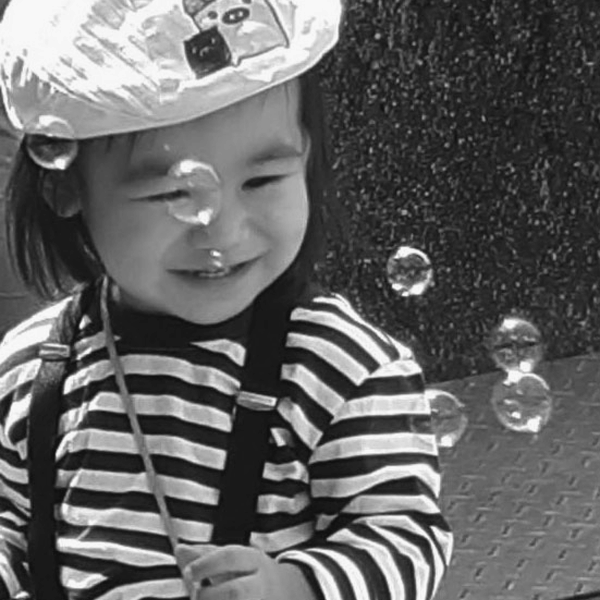
#> input picture Project2/kid.tif, 600 x 600 px
$ python demo.py
#> lines starting #> are read from the running program, lines starting #| are printed output that depends on the picture
from turtle import left
import numpy as np
import cv2
import os, argparse, time
import csv
from matplotlib import pyplot as plt

def get_parser():
    parser = argparse.ArgumentParser(description='Filters demo')
    parser.add_argument('--no_save_img', dest='save_img', action='store_false', default=True)
    parser.add_argument('--no_show_img', dest='show_img', action='store_false', default=True)
    return parser

# Function to map each intensity level to output intensity level.
def pixelVal(pix, r1, s1, r2, s2):
    if (0 <= pix and pix <= r1):
        if r1 == 0:
            return s1
        else:
            return (s1 / r1)*pix
    elif (r1 < pix and pix <= r2):
        return ((s2 - s1)/(r2 - r1)) * (pix - r1) + s1
    else:
        if r2 == 255:
            return s2
        else:
            return ((255 - s2)/(255 - r2)) * (pix - r2) + s2

# Map (rmin, rmax) to (0, 255)
def prep_plot(img):
    # Find min and max value of img pixels
    rmin = np.amin(img)
    rmax = np.amax(img)
    # Define parameters.
    r1 = rmin
    s1 = 0
    r2 = rmax
    s2 = 255
    # Vectorize the function to apply it to each value in the Numpy array.
    pixelVal_vec = np.vectorize(pixelVal)
    # Apply contrast stretching.
    contrast_stretched_img = pixelVal_vec(img, r1, s1, r2, s2)
    return np.array(contrast_stretched_img, dtype = 'uint8')

def plot_and_save(demo_name, gray_imgs, filenames, dpi=150, plot=True, save=True, cv_plot=False):
    size = len(gray_imgs)
    if save:
        root = 'results'
        result_path = os.path.join(root, demo_name)
        imgs_path = os.path.join(result_path, 'imgs')
        if not os.path.exists(root):
            os.mkdir(root)
        if not os.path.exists(result_path):
            os.mkdir(result_path)
        if not os.path.exists(imgs_path):
            os.mkdir(imgs_path)
        for i in range(size):
            img_path = imgs_path + '/' + filenames[i] + '.png'
            plt.figure()
            plt.title(filenames[i])
            plt.tight_layout()
            plt.imshow(gray_imgs[i], cmap='gray')
            plt.savefig(img_path, bbox_inches='tight', dpi=dpi)
        plt.close('all')

    if plot and not cv_plot:
        plt.figure(figsize=(16, 8))
        img_in_row = 4
        r = size // img_in_row + (size % img_in_row > 0)
        c = img_in_row
        for i in range(size):
            plt.subplot(r, c, i+1)
            plt.title(filenames[i])
            plt.imshow(gray_imgs[i], cmap='gray')
        plt.suptitle(demo_name + ' images')
        plt.tight_layout()
        plt.show()
        plt.close('all')

    if cv_plot:
        c = size
        p = 0
        concated_img = []
        for i in range(size):
            cv2.putText(gray_imgs[i], filenames[i], (40, 40), cv2.FONT_HERSHEY_SIMPLEX, 1, (128, 128, 128), 1, cv2.LINE_AA)
        blanks = 4 - size % 4
        for _ in range(blanks):
            gray_imgs.append(np.zeros(gray_imgs[0].shape, dtype='uint8'))
            cv2.putText(gray_imgs[-1], 'BLANK IMG', (gray_imgs[0].shape[1]//2-80, gray_imgs[0].shape[0]//2), cv2.FONT_HERSHEY_SIMPLEX, 1, (255, 255, 255), 1, cv2.LINE_AA)
        while c > 0:
            concated_img.append(cv2.hconcat(gray_imgs[p:p+4]))
            c -= 4
            p += 4
        final_img = cv2.vconcat(concated_img)
        final_img = cv2.resize(final_img, (1280, 720))
        cv2.imshow('imgs', final_img)
        cv2.moveWindow('imgs', 0, 0)
        cv2.waitKey(0)
        cv2.destroyAllWindows()

def Gaussian_Filter(img, lowpass=True, D0=100):
    '''
    Return filtered img and filter H
    '''
    # Create Gaussin Filter: Low Pass Filter in frequenct domain
    M, N = img.shape
    H = np.zeros((M,N), dtype=np.float32)
    D0 = D0 # Cutoff frequency

    xv, yv = np.meshgrid(range(M), range(N), sparse=False)
    H = np.exp(-((xv - M/2)**2 + (yv - N/2)**2) / (2. * D0 * D0))

    if lowpass:
        pass
    else:
        H = 1 - H
    return np.multiply(img, H), H

def padding_img(img, times):
    M, N = img.shape
    zeros_array = np.zeros((M, N * (times-1)), dtype=np.float32)
    img = np.hstack([img, zeros_array])
    zeros_array = np.zeros((M * (times-1), N * (times)), dtype=np.float32)
    img = np.vstack([img, zeros_array])
    return img

def create_minus_xy_array(img):
    M, N = img.shape
    xv, yv = np.meshgrid(range(M), range(N), sparse=False)
    ret = ((xv + yv) % 2) * 2 - 1
    return ret

def find_most_freq(F, num):
    '''
    Find the Top most appearing frequencies
    Rank `num` of them and return rank list
    '''
    M, N = F.shape
    left_half_F = np.abs(F[:M, :N//2])
    pixels = left_half_F.ravel()    # Flatten

    indices =  np.argpartition(pixels, -2)[-num:]
    indices = np.vstack(np.unravel_index(indices, left_half_F.shape)).T
    return indices

def main(parser):
    args = parser.parse_args()

    demo_names = ['kid', 'fruit']
    files_type = ['.tif', '.tif']

    for demo_name, file_type in zip(demo_names, files_type):
        img_list = []
        img_name = []

        file = demo_name + file_type
        print(f'Running {file}')

        # origin img
        img = cv2.imread(file, 0)
#> img is the input picture: shape (600, 600); min 16, max 248, mean 99.4
        origin_size = img.shape
#> origin_size = (600, 600)
        img_list.append(img)
        img_name.append(f'(a) origin {demo_name}')
        F = np.fft.fft2(img)
        F_shift = np.fft.fftshift(F)
        img_list.append(20*np.log(abs(F_shift)))
        img_name.append(f'origin {demo_name} FFT')
        # Padding img to 2M, 2N size
        img = padding_img(img, times=2)
#> in padding_img, `img = np.hstack([img, zeros_array])`:
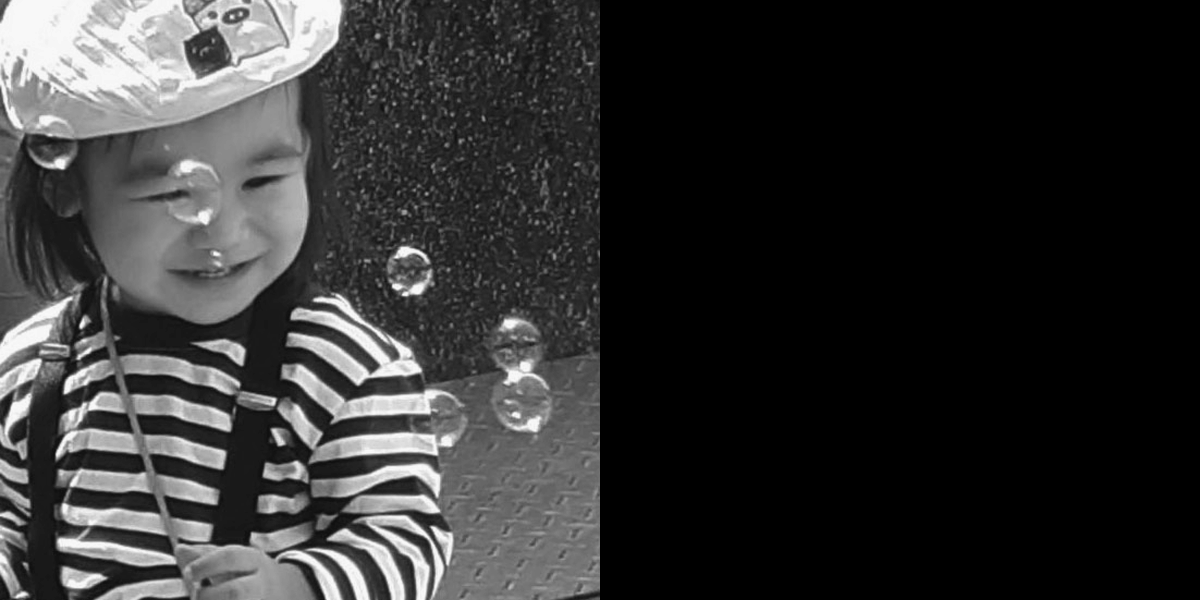
#> img: shape (600, 1200) float32; min 0, max 248, mean 49.7
        img_list.append(img)
        img_name.append(f'(b) padding {demo_name}')
        # img * (-1)^(x+y)
        ret = create_minus_xy_array(img)
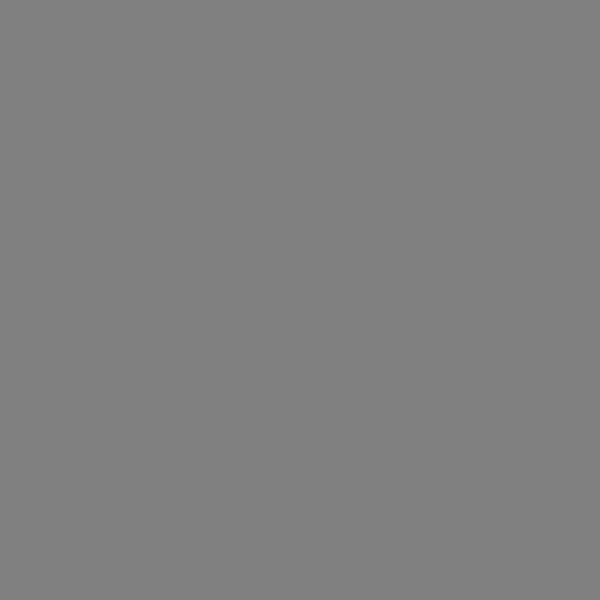
#> ret: shape (1200, 1200) int64 (shown at 1/2 size); values -1 (black) and 1 (white), 50% white in thin lines or dots
        img = np.multiply(img, ret)
        img_list.append(img)
        img_name.append(f'(c) Multiply by (-1)^(x+y)')
        # FFT
        ft_img = np.fft.fft2(img)
        img_list.append(20*np.log(np.abs(ft_img)))
        img_name.append(f'(d) {demo_name} magnitude spectra')
        # Gaussian filtering
        LP_ft_img, filter1 = Gaussian_Filter(ft_img, lowpass=True, D0=100*2)
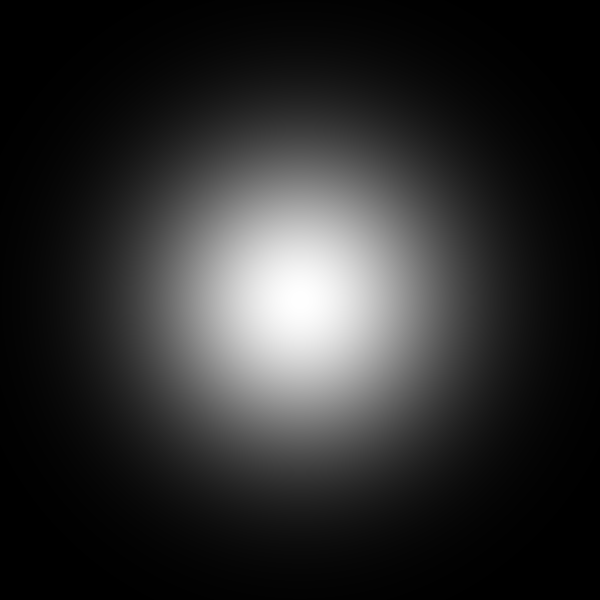
#> filter1: shape (1200, 1200) float64 (shown at 1/2 size); min 0.000123, max 1, mean 0.174
        HP_ft_img, filter2 = Gaussian_Filter(ft_img, lowpass=False, D0=100*2)
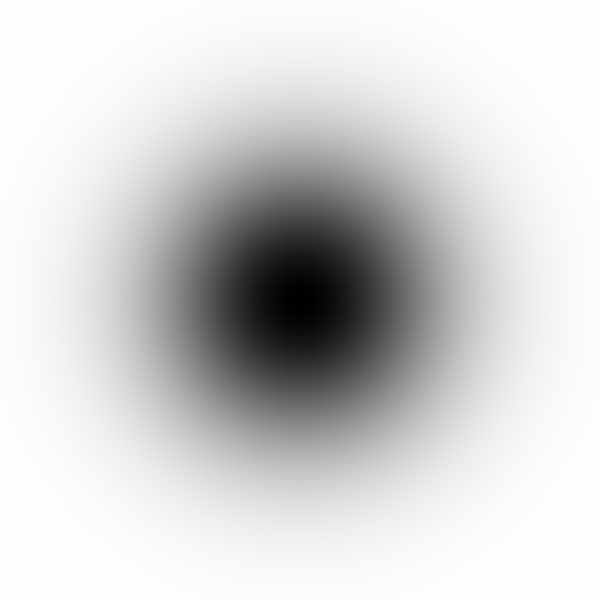
#> filter2: shape (1200, 1200) float64 (shown at 1/2 size); min 0, max 1, mean 0.826
        img_list.append(filter1)
        img_list.append(filter2)
        img_name.append('(e) Gaussian Lowpass filter')
        img_name.append('(e) Gaussian Highpass filter')
        img_list.append((np.abs(LP_ft_img)))
        img_list.append((np.abs(HP_ft_img)))
        img_name.append(f'(f) {demo_name} Gaussian Lowpass filtered')
        img_name.append(f'(f) {demo_name} Gaussian Highpass filtered')
        # Inverse FFT
        LP_ft_img = np.multiply(LP_ft_img, ret)
        HP_ft_img = np.multiply(HP_ft_img, ret)
        LP_ft_img = np.fft.ifft2(LP_ft_img)
        HP_ft_img = np.fft.ifft2(HP_ft_img)
        LP_img = np.abs(np.fft.ifftshift(LP_ft_img))
        HP_img = np.abs(np.fft.ifftshift(HP_ft_img))
        img_list.append(LP_img)
        img_list.append(HP_img)
        img_name.append(f'(g) {demo_name} Lowpass filtered img')
        img_name.append(f'(g) {demo_name} Highpass filtered img')
        # Crop to original image size
        LP_img = LP_img[:origin_size[0], :origin_size[1]]
#> LP_img: shape (600, 600) float64
        HP_img = HP_img[:origin_size[0], :origin_size[1]]
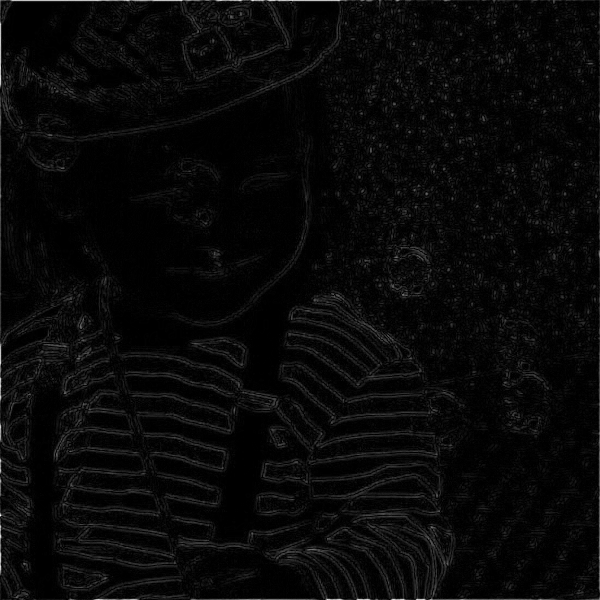
#> HP_img: shape (600, 600) float64; min 7.38e-08, max 93.88, mean 3.3; drawn with min black and max white
        img_list.append(LP_img)
        img_list.append(HP_img)
        img_name.append(f'(h) {demo_name} Lowpass cropped img')
        img_name.append(f'(h) {demo_name} Highpass cropped img')

        most_list = find_most_freq(F_shift, 25)
#> in find_most_freq, `indices =  np.argpartition(pixels, -2)[-num:]`: indices = 25 values, max 95098 at index 1, min 86699 at index 17, mean 90609
#> in find_most_freq, `indices = np.vstack(np.unravel_index(indices, left_half_F.shape)).T`: indices = 25 pairs, first value 288 to 316, second value 292 to 299
#> most_list has the same summary as indices in find_most_freq
        root = 'results'
        result_path = os.path.join(root, demo_name)
        if not os.path.exists(root):
            os.mkdir(root)
        if not os.path.exists(result_path):
            os.mkdir(result_path)
        with open(os.path.join(result_path, 'most_freq(u,v).csv'), 'w', newline='') as f:
            writer = csv.writer(f)
            writer.writerow(['u', 'v'])
            writer.writerows(most_list)

        plot_and_save(
            demo_name,
            img_list,
            img_name,
            dpi=150,
            plot=args.show_img,
            save=args.save_img,
            cv_plot=False,
        )
#> in plot_and_save, `size = len(gray_imgs)`: size = 13
#> in plot_and_save, `plt.close('all')`:
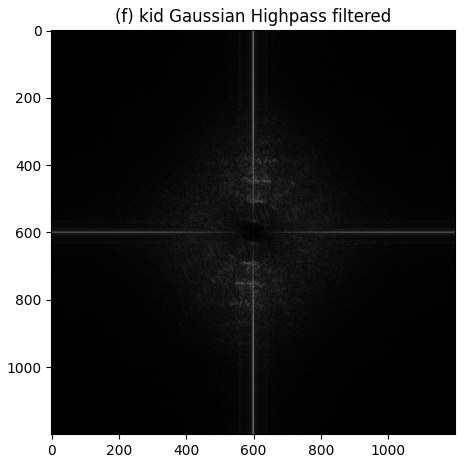
#> figure drawn by matplotlib, 1 panel
#> in plot_and_save, `r = size // img_in_row + (size % img_in_row > 0)`: r = 4
#> in plot_and_save, `plt.show()`:
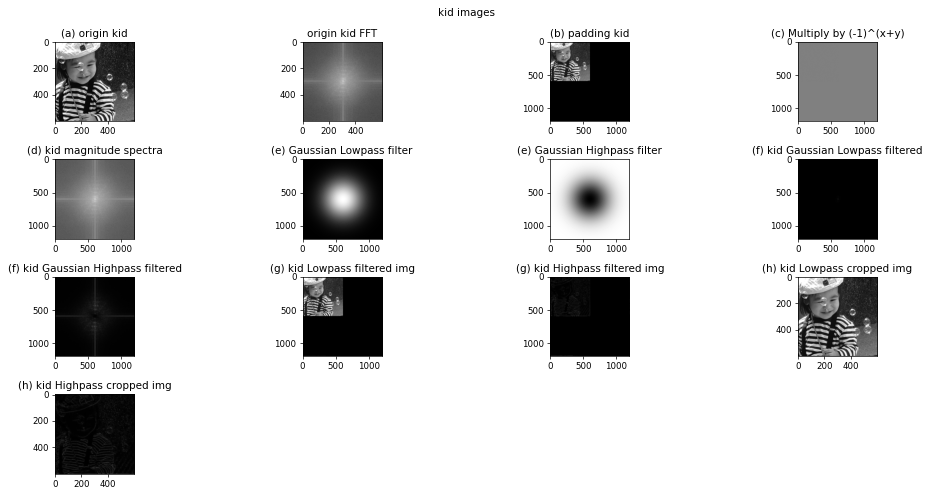
#> figure drawn by matplotlib, 13 panels
#> pass 2 of the loop in main, `for demo_name, file_type in zip(demo_names, files_type):`:
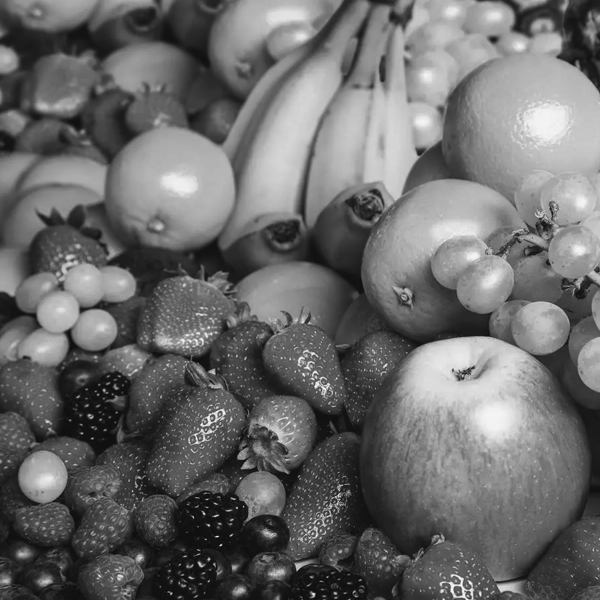
#> input picture Project2/fruit.tif, 600 x 600 px
#> in main, img is the input picture: shape (600, 600); min 8, max 255, mean 106.3
#> in main, `HP_img = HP_img[:origin_size[0], :origin_size[1]]`:
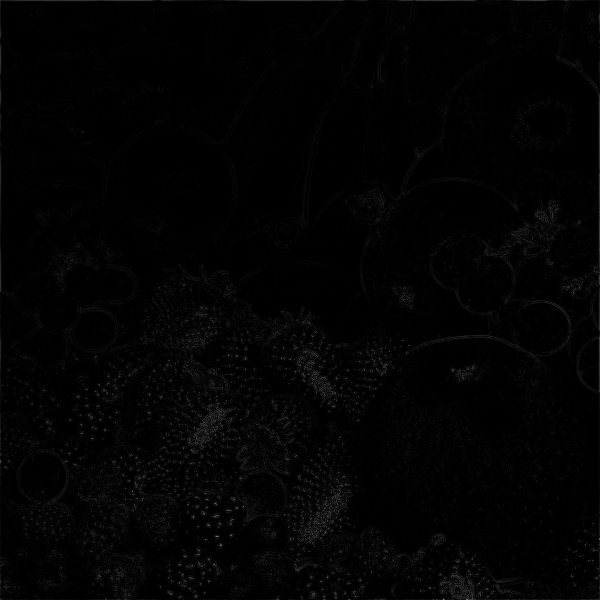
#> HP_img: shape (600, 600) float64; min 4.03e-06, max 124.3, mean 3.3
#> most_list = 25 pairs, first value 295 to 304, second value 291 to 299
#> in plot_and_save (call 2), `plt.show()`:
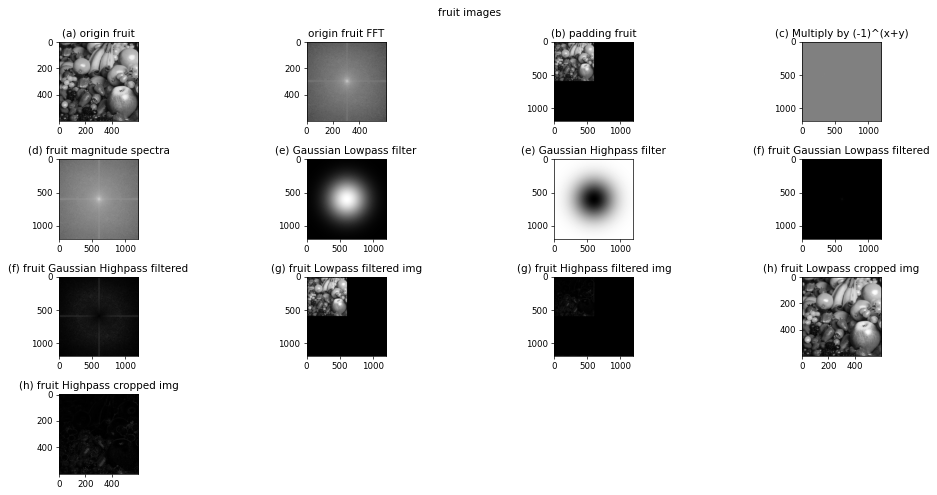
#> figure drawn by matplotlib, 13 panels

if __name__ == "__main__":
    main(get_parser())
